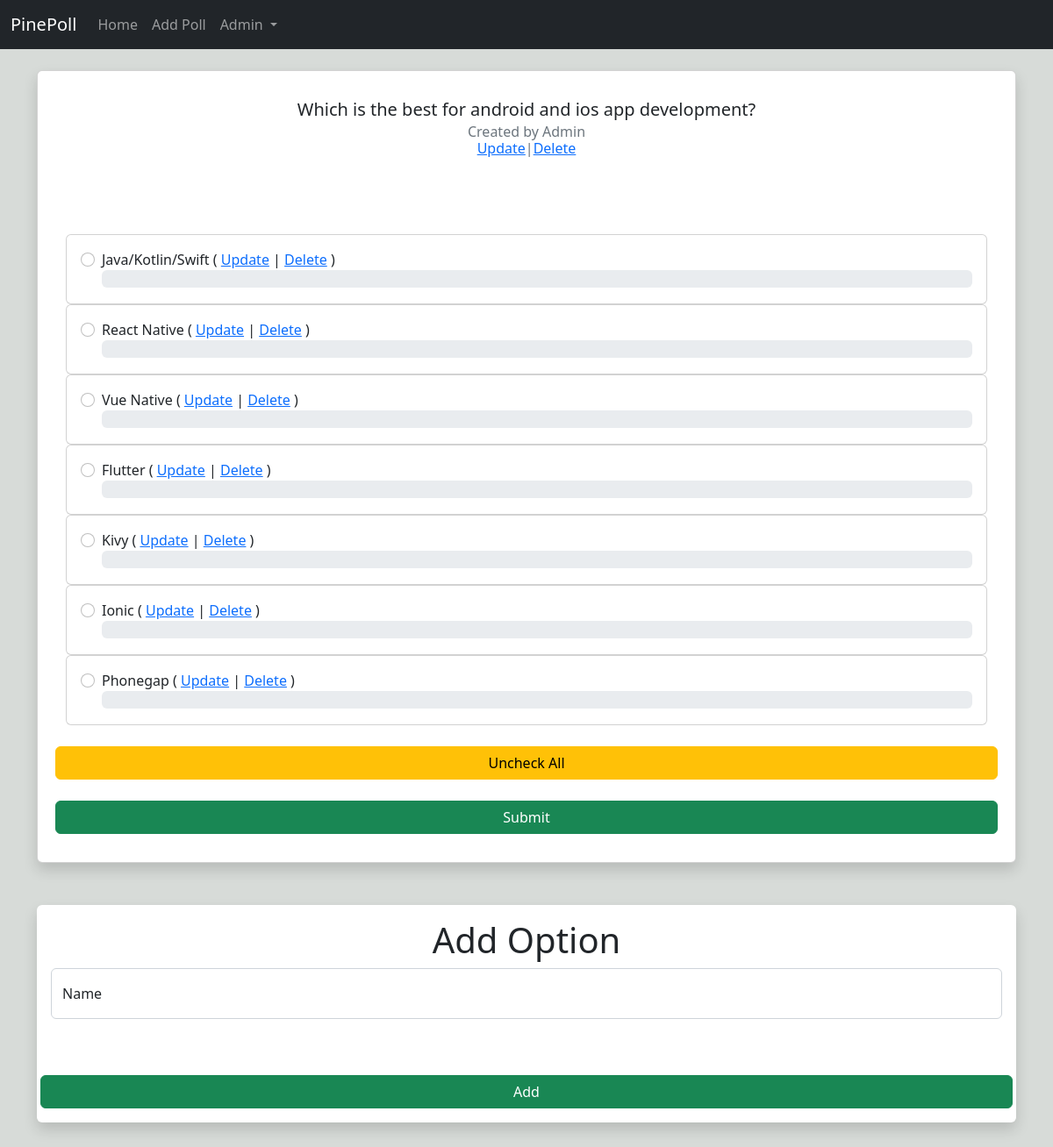
Screenshot of /6/ (signed in) with the database file from the repository.
### core/models.py (models this page shows, shortened)
class Topic(models.Model):
	name = models.CharField(blank=False,max_length=250)
	owner = models.ForeignKey(User,on_delete=models.CASCADE)
	def total_voters(self):
		choices = Choice.objects.filter(topic__id=self.id)
		total_voters = 0
		for i in choices:
			total_voters += i.voters.count()
		return total_voters

class Choice(models.Model):
	name = models.CharField(blank=False,max_length=250)
	topic = models.ForeignKey(Topic,on_delete=models.CASCADE)
	voters = models.ManyToManyField(User,blank=True)
	def percentage(self):
		total_voters = self.topic.total_voters()
		try:
			return self.voters.count() * 100 / total_voters
		except ZeroDivisionError:
			return 0

### core/views.py (the view, shortened to what this page needs)
# urls.py: path('<int:pk>/',views.topic,name='topic'),
def topic(request,pk):
	topic = Topic.objects.get(pk=pk)
	choices = Choice.objects.filter(topic=topic)
	return render(request,"topic.html",{
			'topic':topic,
			'choices':choices,
		})

### core/templates/topic.html (shortened to what this page needs)
{% extends 'base.html' %}
{% block content %}
<br>
	<div class="shadow p-3 mb-5 bg-body rounded card" style="width: 100%">
	  <div class="card-body">
	    <h5 class="card-title"><center>{{ topic.name }}</center></h5>
	    <h6 class="card-subtitle mb-2 text-muted"><center>Created by {{ topic.owner }}{% if user == topic.owner %}<br>
	    	<a href="{% url 'update-topic' topic.id %}">Update</a>|<a href="{% url 'delete-topic' topic.id %}">Delete</a>{% endif %}</center></h6>
	    {% if choices %}
	    <br/><br/><br/>
	    <form method="POST">
	    	{% for choice in choices %}
	    		<div class="card">
				  <div class="card-body">
					<div class="form-check">
					  <input class="form-check-input" type="radio" name="choices" value="{{ choice.id }}" id='{{ choice.id }}'{% if request.user in choice.voters.all %} checked{% endif %}>
					  <label class="form-check-label" for="{{ choice.id }}">
					    {{ choice.name }}{% if user == topic.owner %} ( <a href="{% url 'update-choice' choice.id %}">Update</a> | <a href="{% url 'delete-choice' choice.id %}">Delete</a> ){% endif %}
					  </label>
					  <div class="progress" style="height: 20px;">
						</div>
					</div>
				  </div>
				</div>
			{% endfor %}
			<br>
			<div class="row"><input class="btn btn-warning" type="button" value="Uncheck All" onclick="uncheckAll()"></div><br/>
			<div class="row"><input class="btn btn-success"{% if user.is_authenticated == False %} disabled{% endif %} type="submit" value="Submit"></div>
		</form>
		{% else %}
			<br/><br/><br/>
			<center><h4>No Options here</h4></center>
			<br/><br/><br/>
		{% endif %}
	  </div>
	</div>
	{% if user.is_superuser or user == chice.owner %}
	<div class="shadow p-3 mb-5 bg-body rounded">
		<center><h1>Add Option</h1></center>
		<form action="/add_choice/{{ topic.id }}/" method="POST">
			<div class="form-floating mb-3">
			  <input type="text" class="form-control" id="id_name" placeholder="Name" name="name" maxlength="150">
			  <label for="id_name">Name</label>
			</div>
			<br/><br/>
			<div class="row"><button class="btn btn-success">Add</button></div>
		</form>
	</div>{% endif %}
{% endblock %}

### core/templates/navbar.html (shortened to what this page needs)
<nav class="navbar navbar-expand-lg navbar-dark bg-dark">
  <div class="container-fluid">
    <a class="navbar-brand" href="/">PinePoll</a>
    <div class="collapse navbar-collapse" id="navbarSupportedContent">
      <ul class="navbar-nav me-auto mb-2 mb-lg-0">
        <li class="nav-item">
          <a class="nav-link" aria-current="page" href="/">Home</a>
        </li>
        <li class="nav-item">
          <a class="nav-link" aria-current="page" href="{% url 'add-topic' %}">Add Poll</a>
        </li>
        <li class="nav-item dropdown">
          <a class="nav-link dropdown-toggle" href="#" role="button" data-bs-toggle="dropdown" aria-expanded="false">
            {% if user.is_authenticated %}{{ user }}{% else %}Login{% endif %}
          </a>
        </li>
      </ul>
    </div>
  </div>
</nav>

### rows the page displays
Topic: name "Which is the best for android and ios app development?", owner "Admin"
Choice: choices "☐ Java/Kotlin/Swift ( Update | D", name "Java/Kotlin/Swift"
Choice: choices "☐ React Native ( Update | Delete", name "React Native"
Choice: choices "☐ Vue Native ( Update | Delete )", name "Vue Native"
Choice: choices "☐ Flutter ( Update | Delete )", name "Flutter"
Choice: choices "☐ Kivy ( Update | Delete )", name "Kivy"
Choice: choices "☐ Ionic ( Update | Delete )", name "Ionic"
Choice: choices "☐ Phonegap ( Update | Delete )", name "Phonegap"

### other values shown
{{ user }} "Admin"
